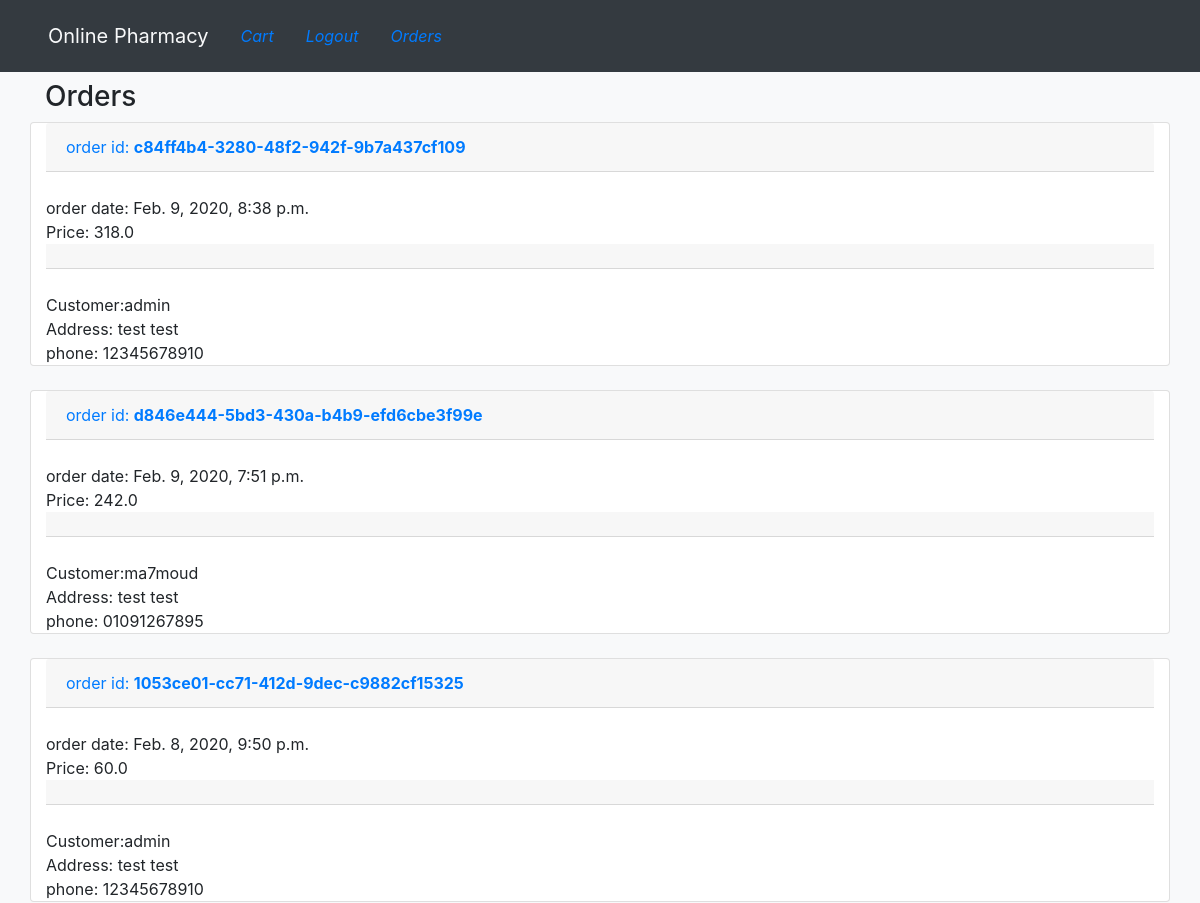
Before: /orders (signed in, upper part) with the older database file.
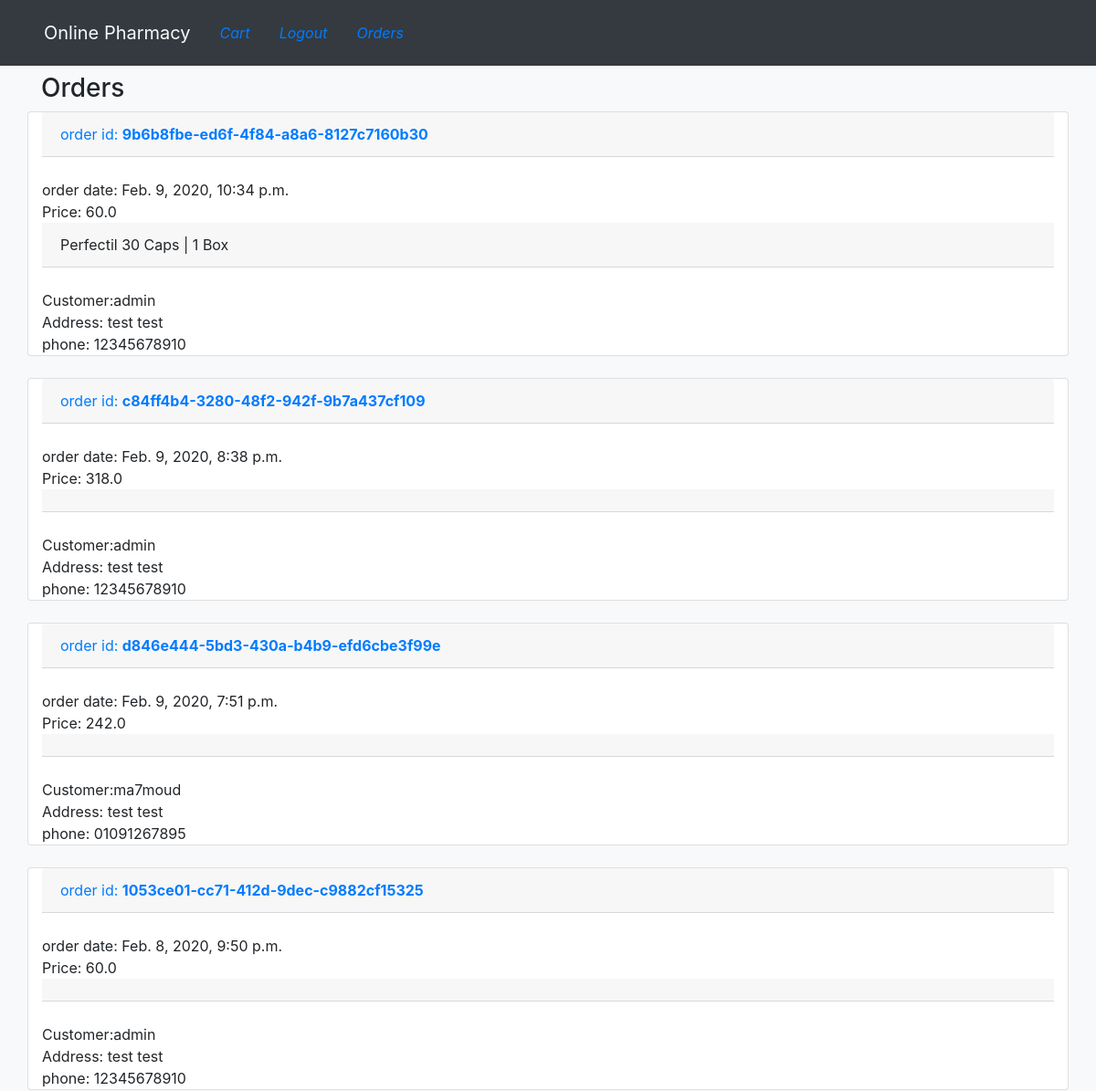
After: the same page with the newer database file.
### cart/models.py (models this page shows, shortened)
class Order(models.Model):
    id = models.UUIDField(
        primary_key=True, default=uuid.uuid4, unique_for_date=True)
    cart = models.ManyToManyField(Cart)
    total_price = models.FloatField(blank=True)
    customer = models.ForeignKey(
        Customr_details, on_delete=models.SET_NULL, null=True)
    order_date = models.DateTimeField(auto_now_add=True)

class Customr_details(models.Model):
    user = models.ForeignKey(User, on_delete=models.SET_NULL, null=True)
    address = models.CharField(max_length=500, blank=True)
    phone = models.CharField(max_length=20, blank=True)
    def __str__(self):
        return str(self.user)

class Cart(models.Model):
    user = models.ForeignKey(User, on_delete=models.CASCADE, null=True)
    item = models.ForeignKey(Item, on_delete=models.SET_NULL, null=True)
    is_ordered = models.BooleanField(default=False)
    qty = models.IntegerField(default=1)

### items/models.py (models this page shows)
class Item(models.Model):
    name = models.CharField(max_length=200, blank=False)
    category = models.CharField(choices=CATEGORY_CHOICES,default='general', max_length=25 )
    price = models.FloatField(blank=False)
    description = models.TextField(blank=True)
    created = models.DateTimeField(auto_now_add=True)
    times_sold = models.IntegerField(default=0)
    image = models.ImageField(upload_to='media/images/items', blank=True)
    published = models.BooleanField(default=True)
    def __str__(self):
        return self.name

### core/views.py (the view)
# urls.py: path('orders', views.orders, name='orders')
@user_passes_test(lambda u: u.is_superuser)
def orders(request):
    orders = Order.objects.all().order_by('-order_date')
    return render(request, 'orders.html', {'orders': orders})

### templates/orders.html
{% extends 'base.html' %}
{% block content %}
<div class="container">
 <h3>Orders</h3>
{% for order in orders %}
<div class="row">
    <div class="col card">
        <p class="text-primary card-header"> order id: <strong>{{order.id}}</strong> </p> <br>
        order date: {{order.order_date}}
        <br>Price: {{order.total_price}} <br>
        <div class="card-header container">
            {% for item in order.cart.all %}
            {{item.item}} |
            {{item.qty}} Box <br>
            {%endfor%}
        </div>
        <br> Customer:{{order.customer}} <br>
        Address: {{order.customer.address}} <br>
        phone: {{order.customer.phone}}
    </div>
</div>
<br>
{% endfor %}
</div>
{% endblock %}

Changed rows visible on the page:
added Order: id "9b6b8fbe-ed6f-4f84-a8a6-8127c7160b30", order_date "Feb. 9, 2020, 10:34 p.m.", total_price "60.0", customer "admin", customer.address "test test", customer.phone "12345678910"
added Cart: item "Perfectil 30 Caps", qty "1"
